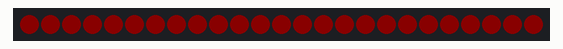
Recording of a program running on a simulated Raspberry Pi Pico running MicroPython. Shown: 25 RGB LEDs in strip order, left to right. Dim RGB values are drawn brighter than linear.

Above: at 0.1 s.
At 1.1 s:
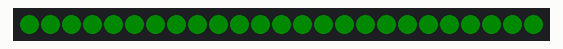
At 2.1 s:
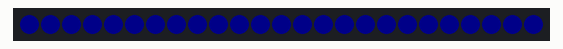
At 3.1 s:
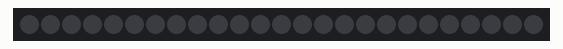

The program:

helloworld.py
```python
from machine import Pin
import rp2
import array
import time

# Programa PIO para WS2812
@rp2.asm_pio(sideset_init=rp2.PIO.OUT_LOW, out_shiftdir=rp2.PIO.SHIFT_LEFT, autopull=True, pull_thresh=24)
def ws2812():
    T1 = 3
    T2 = 6
    T3 = 4
    # Transmite un bit (ciclo alto + ciclo bajo)
    wrap_target()
    out(x, 1)              .side(0) [T3 - 1]
    jmp(not_x, "do_zero")  .side(1) [T1 - 1]
    jmp("bit_end")         .side(1) [T2 - 1]
    label("do_zero")
    nop()                  .side(0) [T2 - 1]
    label("bit_end")
    wrap()

# Configura el estado PIO
# Cambia el pin según tu conexión
PIN_NUM = 16
NUM_LEDS = 25

# Inicializa el estado PIO
sm = rp2.StateMachine(0, ws2812, freq=8000000, sideset_base=Pin(PIN_NUM))
sm.active(1)

# Función para enviar datos a los LEDs
def send_pixels(pixels):
    # Convierte colores RGB a GRB para WS2812
    buf = array.array("I", [((g << 16) | (r << 8) | b) for r, g, b in pixels])
    sm.put(buf, 8)  # Envía los datos al PIO

# Apaga todos los LEDs
def clear():
    send_pixels([(0, 0, 0)] * NUM_LEDS)

# Ciclo principal
try:
    while True:
        # Encender todos los LEDs en rojo tenue
        send_pixels([(10, 0, 0)] * NUM_LEDS)
        time.sleep(1)

        # Cambiar a verde tenue
        send_pixels([(0, 10, 0)] * NUM_LEDS)
        time.sleep(1)

        # Cambiar a azul tenue
        send_pixels([(0, 0, 10)] * NUM_LEDS)
        time.sleep(1)

        clear()
        time.sleep(1)

except KeyboardInterrupt:
    clear()
```

Measured:
- by itself, everything shown: repeats every 4.0 s, in 4 steps
- what the display in image 0 shows lasts 1.0 s, from 0.0 s to 1.0 s
